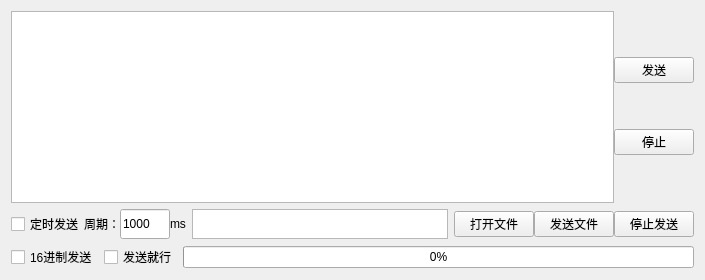
        <widget class="QWidget" name="page_2">
         <layout class="QVBoxLayout" name="verticalLayout_9">
          <item>
           <layout class="QHBoxLayout" name="horizontalLayout_15">
            <property name="spacing">
             <number>0</number>
            </property>
            <item>
             <widget class="QTextEdit" name="textEdit">
              <property name="sizePolicy">
               <sizepolicy hsizetype="Expanding" vsizetype="Fixed">
                <horstretch>0</horstretch>
                <verstretch>0</verstretch>
               </sizepolicy>
              </property>
              <property name="maximumSize">
               <size>
                <width>16777215</width>
                <height>100000</height>
               </size>
              </property>
             </widget>
            </item>
            <item>
             <layout class="QVBoxLayout" name="verticalLayout_6">
              <item>
               <widget class="QPushButton" name="pushButton_8">
                <property name="text">
                 <string>发送</string>
                </property>
               </widget>
              </item>
              <item>
               <widget class="QPushButton" name="pushButton_7">
                <property name="text">
                 <string>停止</string>
                </property>
               </widget>
              </item>
             </layout>
            </item>
           </layout>
          </item>
          <item>
           <layout class="QVBoxLayout" name="verticalLayout_8">
            <item>
             <layout class="QHBoxLayout" name="horizontalLayout_16">
              <property name="sizeConstraint">
               <enum>QLayout::SetFixedSize</enum>
              </property>
              <item>
               <layout class="QHBoxLayout" name="horizontalLayout_8">
                <property name="spacing">
                 <number>0</number>
                </property>
                <item>
                 <widget class="QCheckBox" name="checkBox_8">
                  <property name="sizePolicy">
                   <sizepolicy hsizetype="Fixed" vsizetype="Fixed">
                    <horstretch>0</horstretch>
                    <verstretch>0</verstretch>
                   </sizepolicy>
                  </property>
                  <property name="text">
                   <string>定时发送</string>
                  </property>
                 </widget>
                </item>
                <item>
                 <widget class="QLabel" name="label_7">
                  <property name="sizePolicy">
                   <sizepolicy hsizetype="Fixed" vsizetype="Preferred">
                    <horstretch>0</horstretch>
                    <verstretch>0</verstretch>
                   </sizepolicy>
                  </property>
                  <property name="text">
                   <string>周期：</string>
                  </property>
                 </widget>
                </item>
                <item>
                 <widget class="QLineEdit" name="lineEdit">
                  <property name="sizePolicy">
                   <sizepolicy hsizetype="Fixed" vsizetype="Fixed">
                    <horstretch>1</horstretch>
                    <verstretch>0</verstretch>
                   </sizepolicy>
                  </property>
                  <property name="minimumSize">
                   <size>
                    <width>50</width>
                    <height>21</height>
                   </size>
                  </property>
                  <property name="maximumSize">
                   <size>
                    <width>50</width>
                    <height>30</height>
                   </size>
                  </property>
                  <property name="sizeIncrement">
                   <size>
                    <width>10</width>
                    <height>0</height>
                   </size>
                  </property>
                  <property name="text">
                   <string>1000</string>
                  </property>
                 </widget>
                </item>
                <item>
                 <widget class="QLabel" name="label_8">
                  <property name="sizePolicy">
                   <sizepolicy hsizetype="Fixed" vsizetype="Preferred">
                    <horstretch>0</horstretch>
                    <verstretch>0</verstretch>
                   </sizepolicy>
                  </property>
                  <property name="text">
                   <string>ms</string>
                  </property>
                  <property name="margin">
                   <number>2</number>
                  </property>
                 </widget>
                </item>
               </layout>
              </item>
              <item>
               <widget class="QTextBrowser" name="textBrowser_2">
                <property name="sizePolicy">
                 <sizepolicy hsizetype="Fixed" vsizetype="Fixed">
                  <horstretch>1</horstretch>
                  <verstretch>1</verstretch>
                 </sizepolicy>
                </property>
                <property name="maximumSize">
                 <size>
                  <width>500</width>
                  <height>30</height>
                 </size>
                </property>
               </widget>
              </item>
              <item>
               <layout class="QHBoxLayout" name="horizontalLayout_10">
                <property name="spacing">
                 <number>0</number>
                </property>
                <item>
                 <widget class="QPushButton" name="pushButton_9">
                  <property name="text">
                   <string>打开文件</string>
                  </property>
                 </widget>
                </item>
                <item>
                 <widget class="QPushButton" name="pushButton_10">
                  <property name="text">
                   <string>发送文件</string>
                  </property>
                 </widget>
                </item>
                <item>
                 <widget class="QPushButton" name="pushButton_11">
                  <property name="text">
                   <string>停止发送</string>
                  </property>
                 </widget>
                </item>
               </layout>
              </item>
             </layout>
            </item>
            <item>
             <layout class="QHBoxLayout" name="horizontalLayout_17">
              <item>
               <layout class="QHBoxLayout" name="horizontalLayout_7">
                <item>
                 <widget class="QCheckBox" name="checkBox_7">
                  <property name="sizePolicy">
                   <sizepolicy hsizetype="Fixed" vsizetype="Preferred">
                    <horstretch>0</horstretch>
                    <verstretch>0</verstretch>
                   </sizepolicy>
                  </property>
                  <property name="text">
                   <string>16进制发送</string>
                  </property>
                 </widget>
                </item>
                <item>
                 <widget class="QCheckBox" name="checkBox">
                  <property name="sizePolicy">
                   <sizepolicy hsizetype="Fixed" vsizetype="Preferred">
                    <horstretch>0</horstretch>
                    <verstretch>0</verstretch>
                   </sizepolicy>
                  </property>
                  <property name="text">
                   <string>发送就行</string>
                  </property>
                 </widget>
                </item>
               </layout>
              </item>
              <item>
               <widget class="QProgressBar" name="progressBar">
                <property name="sizePolicy">
                 <sizepolicy hsizetype="Expanding" vsizetype="Fixed">
                  <horstretch>0</horstretch>
                  <verstretch>0</verstretch>
                 </sizepolicy>
                </property>
                <property name="maximumSize">
                 <size>
                  <width>16777215</width>
                  <height>16777215</height>
                 </size>
                </property>
                <property name="value">
                 <number>0</number>
                </property>
                <property name="textVisible">
                 <bool>true</bool>
                </property>
               </widget>
              </item>
             </layout>
            </item>
           </layout>
          </item>
         </layout>
        </widget>
